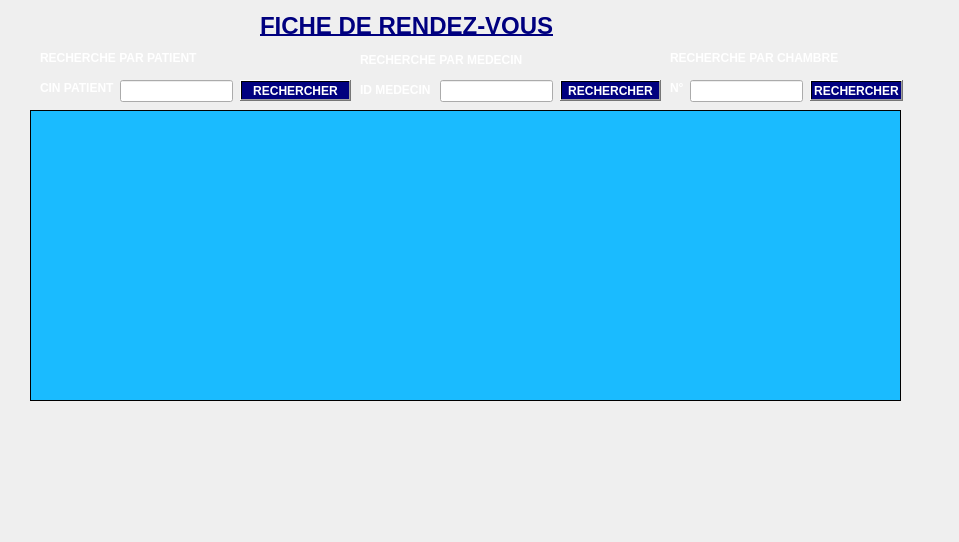
      <widget class="QWidget" name="tab_2">
       <attribute name="title">
        <string>AFFICHER RENDEZ-VOUS</string>
       </attribute>
       <widget class="QTableView" name="tabrdv">
        <property name="geometry">
         <rect>
          <x>30</x>
          <y>110</y>
          <width>871</width>
          <height>291</height>
         </rect>
        </property>
        <property name="minimumSize">
         <size>
          <width>0</width>
          <height>0</height>
         </size>
        </property>
        <property name="maximumSize">
         <size>
          <width>950</width>
          <height>533</height>
         </size>
        </property>
        <property name="styleSheet">
         <string notr="true">font: 63 9pt &quot;Yu Gothic UI Semibold&quot;;
background-color: qlineargradient(spread:pad, x1:0.169, y1:0.25, x2:1, y2:0, stop:1 rgba(26, 187, 255, 255));
color: rgb(0, 0, 127);</string>
        </property>
       </widget>
       <widget class="QLabel" name="picture_affichrdv">
        <property name="geometry">
         <rect>
          <x>0</x>
          <y>-10</y>
          <width>950</width>
          <height>533</height>
         </rect>
        </property>
        <property name="minimumSize">
         <size>
          <width>0</width>
          <height>0</height>
         </size>
        </property>
        <property name="maximumSize">
         <size>
          <width>950</width>
          <height>533</height>
         </size>
        </property>
        <property name="text">
         <string/>
        </property>
       </widget>
       <widget class="QLabel" name="label_6">
        <property name="geometry">
         <rect>
          <x>40</x>
          <y>50</y>
          <width>161</width>
          <height>16</height>
         </rect>
        </property>
        <property name="font">
         <font>
          <weight>75</weight>
          <bold>true</bold>
         </font>
        </property>
        <property name="styleSheet">
         <string notr="true">color: rgb(255, 255, 255);</string>
        </property>
        <property name="text">
         <string>RECHERCHE PAR PATIENT</string>
        </property>
       </widget>
       <widget class="QLineEdit" name="patient_recherche">
        <property name="geometry">
         <rect>
          <x>120</x>
          <y>80</y>
          <width>113</width>
          <height>22</height>
         </rect>
        </property>
       </widget>
       <widget class="QLabel" name="label_11">
        <property name="geometry">
         <rect>
          <x>40</x>
          <y>80</y>
          <width>81</width>
          <height>16</height>
         </rect>
        </property>
        <property name="font">
         <font>
          <weight>75</weight>
          <bold>true</bold>
         </font>
        </property>
        <property name="styleSheet">
         <string notr="true">border-color: rgb(0, 0, 0);
selection-color: rgb(170, 255, 0);
color: rgb(255, 255, 255);</string>
        </property>
        <property name="text">
         <string>CIN PATIENT</string>
        </property>
       </widget>
       <widget class="QPushButton" name="recherche_patient">
        <property name="geometry">
         <rect>
          <x>240</x>
          <y>80</y>
          <width>111</width>
          <height>21</height>
         </rect>
        </property>
        <property name="font">
         <font>
          <weight>75</weight>
          <bold>true</bold>
         </font>
        </property>
        <property name="styleSheet">
         <string notr="true">background-color: qlineargradient(spread:pad, x1:0.631, y1:0.420455, x2:1, y2:0, stop:1 rgba(0, 0, 127, 255));
color: rgb(255, 255, 255);</string>
        </property>
        <property name="text">
         <string>RECHERCHER</string>
        </property>
       </widget>
       <widget class="QLabel" name="label_7">
        <property name="geometry">
         <rect>
          <x>360</x>
          <y>50</y>
          <width>171</width>
          <height>20</height>
         </rect>
        </property>
        <property name="font">
         <font>
          <weight>75</weight>
          <bold>true</bold>
         </font>
        </property>
        <property name="styleSheet">
         <string notr="true">color: rgb(255, 255, 255);</string>
        </property>
        <property name="text">
         <string>RECHERCHE PAR MEDECIN</string>
        </property>
       </widget>
       <widget class="QLabel" name="label_12">
        <property name="geometry">
         <rect>
          <x>360</x>
          <y>80</y>
          <width>81</width>
          <height>20</height>
         </rect>
        </property>
        <property name="font">
         <font>
          <family>MS Shell Dlg 2</family>
          <weight>75</weight>
          <bold>true</bold>
         </font>
        </property>
        <property name="styleSheet">
         <string notr="true">color: rgb(255, 255, 255);</string>
        </property>
        <property name="text">
         <string>ID MEDECIN</string>
        </property>
       </widget>
       <widget class="QLineEdit" name="medecin_recherche">
        <property name="geometry">
         <rect>
          <x>440</x>
          <y>80</y>
          <width>113</width>
          <height>22</height>
         </rect>
        </property>
       </widget>
       <widget class="QPushButton" name="rechercher_medecin">
        <property name="geometry">
         <rect>
          <x>560</x>
          <y>80</y>
          <width>101</width>
          <height>21</height>
         </rect>
        </property>
        <property name="font">
         <font>
          <weight>75</weight>
          <bold>true</bold>
         </font>
        </property>
        <property name="styleSheet">
         <string notr="true">background-color: qlineargradient(spread:pad, x1:0.631, y1:0.420455, x2:1, y2:0, stop:1 rgba(0, 0, 127, 255));
color: rgb(255, 255, 255);</string>
        </property>
        <property name="text">
         <string>RECHERCHER</string>
        </property>
       </widget>
       <widget class="QLabel" name="label_13">
        <property name="geometry">
         <rect>
          <x>670</x>
          <y>50</y>
          <width>171</width>
          <height>16</height>
         </rect>
        </property>
        <property name="font">
         <font>
          <weight>75</weight>
          <bold>true</bold>
         </font>
        </property>
        <property name="styleSheet">
         <string notr="true">color: rgb(255, 255, 255);</string>
        </property>
        <property name="text">
         <string>RECHERCHE PAR CHAMBRE</string>
        </property>
       </widget>
       <widget class="QLabel" name="label_14">
        <property name="geometry">
         <rect>
          <x>670</x>
          <y>80</y>
          <width>21</width>
          <height>16</height>
         </rect>
        </property>
        <property name="font">
         <font>
          <weight>75</weight>
          <italic>false</italic>
          <bold>true</bold>
         </font>
        </property>
        <property name="styleSheet">
         <string notr="true">color: rgb(255, 255, 255);</string>
        </property>
        <property name="text">
         <string>N°</string>
        </property>
       </widget>
       <widget class="QLineEdit" name="num_chambre">
        <property name="geometry">
         <rect>
          <x>690</x>
          <y>80</y>
          <width>113</width>
          <height>22</height>
         </rect>
        </property>
       </widget>
       <widget class="QPushButton" name="chambre_recherche">
        <property name="geometry">
         <rect>
          <x>810</x>
          <y>80</y>
          <width>93</width>
          <height>21</height>
         </rect>
        </property>
        <property name="font">
         <font>
          <weight>75</weight>
          <bold>true</bold>
         </font>
        </property>
        <property name="styleSheet">
         <string notr="true">color: rgb(255, 255, 255);
background-color: qlineargradient(spread:pad, x1:0.631, y1:0.420455, x2:1, y2:0, stop:1 rgba(0, 0, 127, 255));</string>
        </property>
        <property name="text">
         <string>RECHERCHER</string>
        </property>
       </widget>
       <widget class="QLabel" name="label_15">
        <property name="geometry">
         <rect>
          <x>260</x>
          <y>10</y>
          <width>371</width>
          <height>31</height>
         </rect>
        </property>
        <property name="font">
         <font>
          <pointsize>18</pointsize>
          <weight>75</weight>
          <bold>true</bold>
          <underline>true</underline>
         </font>
        </property>
        <property name="styleSheet">
         <string notr="true">color: rgb(0, 0, 127);</string>
        </property>
        <property name="text">
         <string>FICHE DE RENDEZ-VOUS</string>
        </property>
       </widget>
       <zorder>picture_affichrdv</zorder>
       <zorder>tabrdv</zorder>
       <zorder>label_6</zorder>
       <zorder>patient_recherche</zorder>
       <zorder>label_11</zorder>
       <zorder>recherche_patient</zorder>
       <zorder>label_7</zorder>
       <zorder>label_12</zorder>
       <zorder>medecin_recherche</zorder>
       <zorder>rechercher_medecin</zorder>
       <zorder>label_13</zorder>
       <zorder>label_14</zorder>
       <zorder>num_chambre</zorder>
       <zorder>chambre_recherche</zorder>
       <zorder>label_15</zorder>
      </widget>
